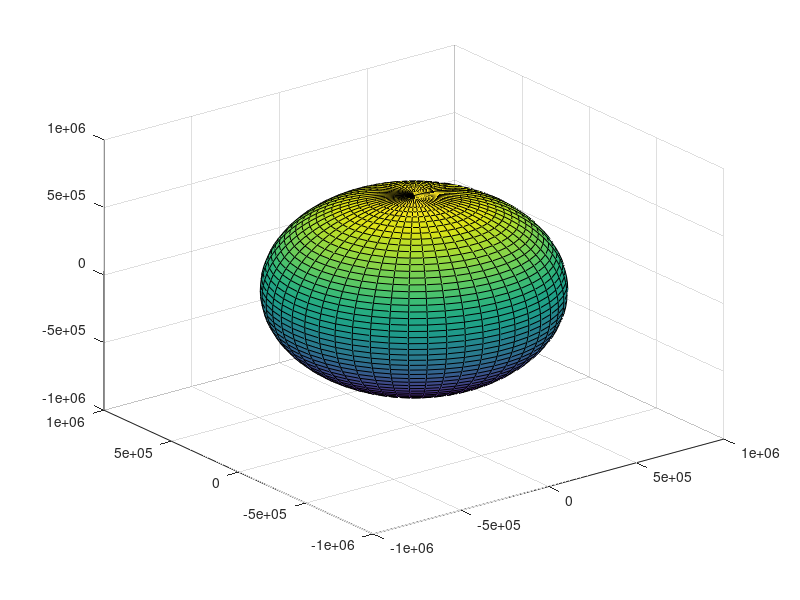

This chart was generated by the following MATLAB code: (Note: this script raises an error after producing the figure.)
function sole(Rm)

[X, Y, Z] = sphere(50);          % sfera

if nargin==0
      Rm = 6.955 *1e+5;
end  

        % Plotta il sole
        HSUN = surf(Rm*X,Rm*Y,Rm*Z);
        % Load Sun Image
        topoSUN = imread('sun.jpg');
        % immagine sul sole
        set(HSUN,'facecolor','texture',...
                'cdata',im2double(topoSUN),...
                'edgecolor','none');

        set(gca,'color','w');
        axis equal
        rotate3d;
end
